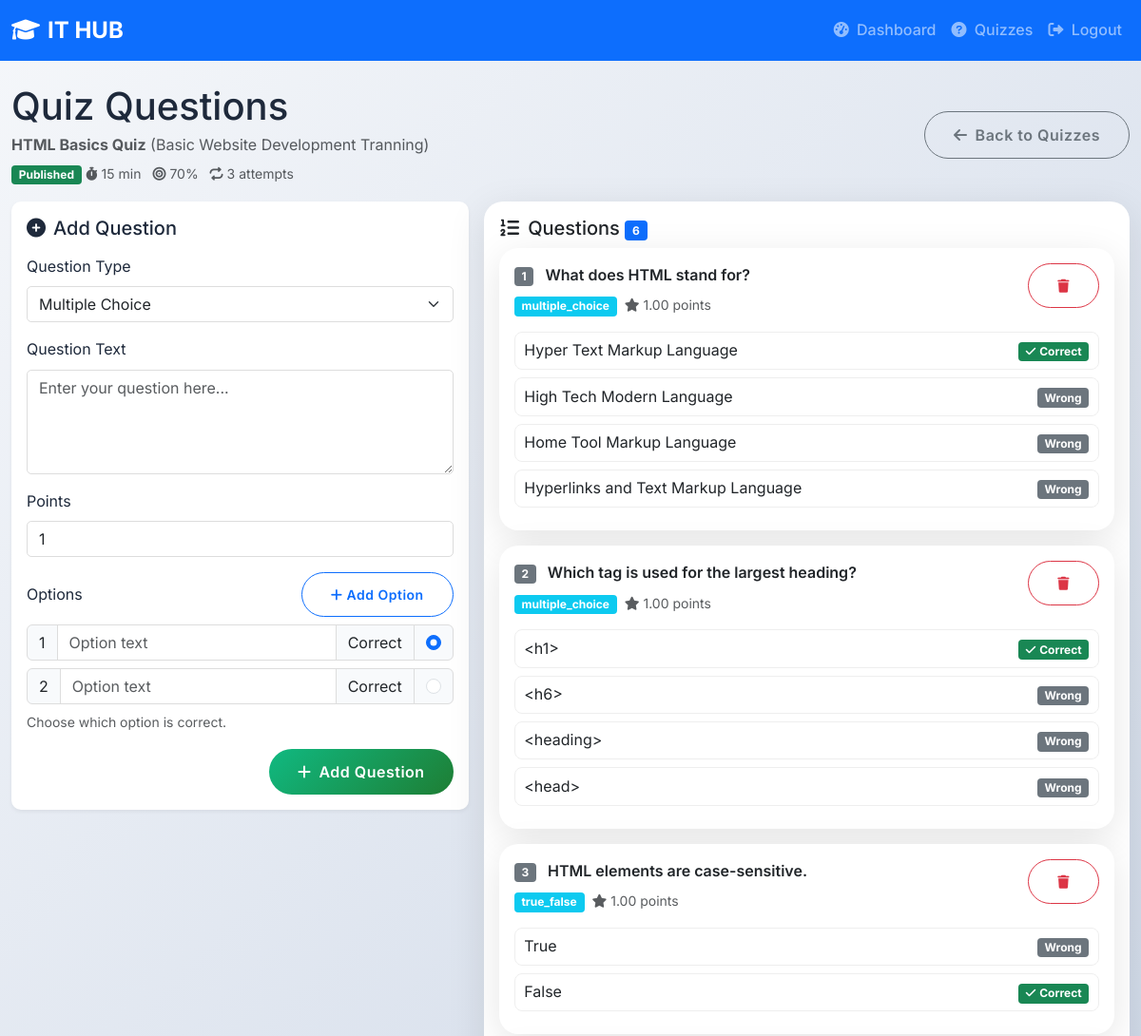
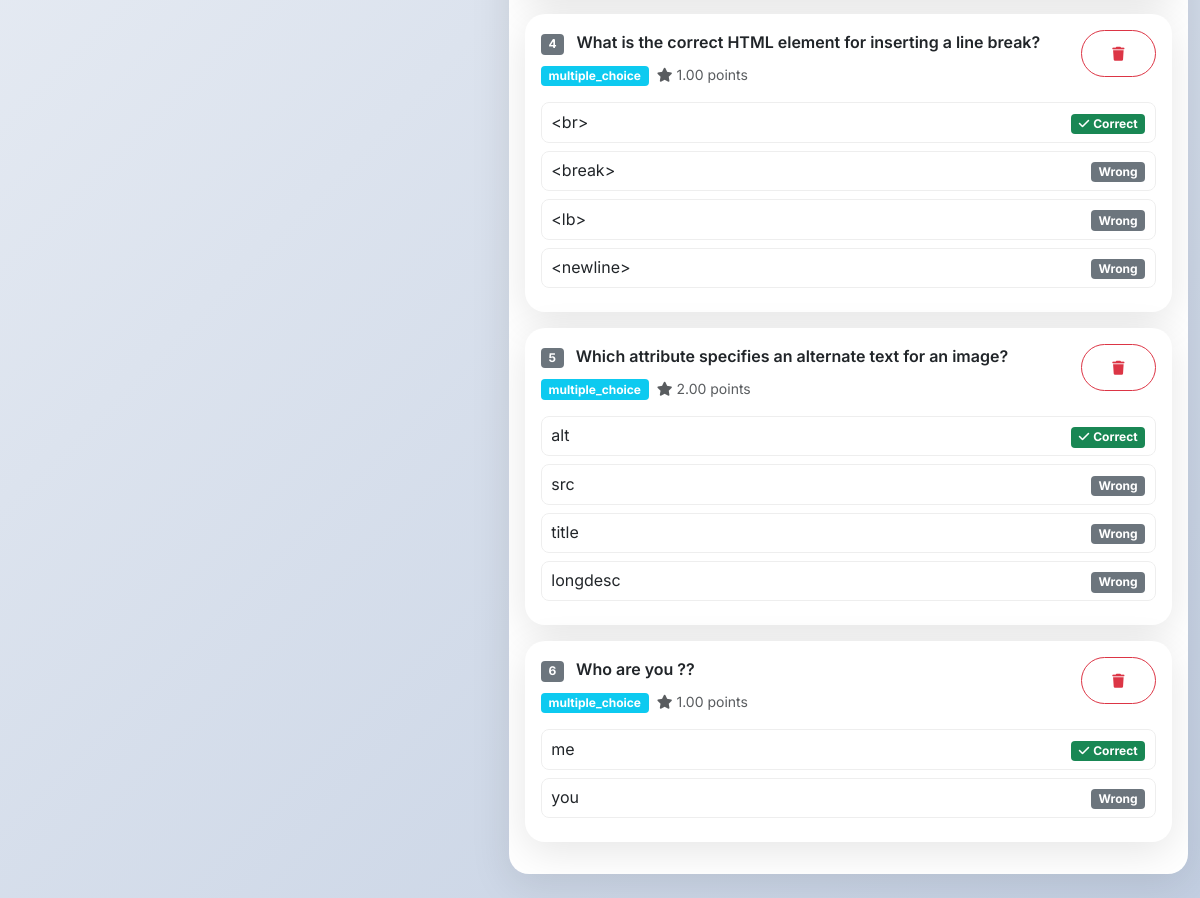
/instructor/quiz-questions.php?quiz_id=8 (signed in), run on the app's committed database (2 pictures, top to bottom).
### tables this page shows
CREATE TABLE `quizzes` (
  `id` int(11) NOT NULL AUTO_INCREMENT,
  `course_id` int(11) NOT NULL,
  `lesson_id` int(11) DEFAULT NULL,
  `title` varchar(255) NOT NULL,
  `description` text DEFAULT NULL,
  `time_limit` int(11) DEFAULT NULL,
  `attempts_allowed` int(11) DEFAULT 3,
  `passing_score` decimal(5,2) DEFAULT 70.00,
  `randomize_questions` tinyint(1) DEFAULT 0,
  `show_correct_answers` tinyint(1) DEFAULT 1,
  `status` enum('draft','published') DEFAULT 'draft',
  `created_at` timestamp NOT NULL DEFAULT current_timestamp(),
  `updated_at` timestamp NOT NULL DEFAULT current_timestamp() ON UPDATE current_timestamp(),
  `max_attempts` int(11) DEFAULT 3,
  `time_limit_minutes` int(11) DEFAULT 60,
  PRIMARY KEY (`id`),
  KEY `idx_course_id` (`course_id`),
  KEY `idx_lesson_id` (`lesson_id`),
  KEY `idx_status` (`status`),
  KEY `idx_quizzes_course` (`course_id`),
  KEY `idx_quizzes_status` (`status`)
);

CREATE TABLE `courses_new` (
  `id` int(11) NOT NULL AUTO_INCREMENT,
  `title` varchar(200) NOT NULL,
  `description` text NOT NULL,
  `category_id` int(11) DEFAULT NULL,
  `instructor_id` int(11) DEFAULT NULL,
  `thumbnail` varchar(255) DEFAULT NULL,
  `price` decimal(10,2) DEFAULT 0.00,
  `duration_hours` int(11) DEFAULT 0,
  `difficulty_level` enum('beginner','intermediate','advanced') DEFAULT 'beginner',
  `status` enum('draft','published','archived') DEFAULT 'draft',
  `max_students` int(11) DEFAULT 0,
  `prerequisites` text DEFAULT NULL,
  `enrollment_count` int(11) DEFAULT 0,
  `created_at` timestamp NOT NULL DEFAULT current_timestamp(),
  `updated_at` timestamp NOT NULL DEFAULT current_timestamp() ON UPDATE current_timestamp(),
  PRIMARY KEY (`id`)
);

CREATE TABLE `quiz_questions` (
  `id` int(11) NOT NULL AUTO_INCREMENT,
  `quiz_id` int(11) NOT NULL,
  `question_text` text NOT NULL,
  `question_type` enum('multiple_choice','true_false','short_answer') DEFAULT 'multiple_choice',
  `points` decimal(5,2) DEFAULT 1.00,
  `question_order` int(11) DEFAULT 0,
  `explanation` text DEFAULT NULL,
  `sort_order` int(11) DEFAULT 0,
  `created_at` timestamp NOT NULL DEFAULT current_timestamp(),
  PRIMARY KEY (`id`),
  KEY `idx_quiz_id` (`quiz_id`),
  KEY `idx_sort_order` (`sort_order`),
  KEY `idx_question_order` (`question_order`),
  KEY `idx_quiz_questions_quiz` (`quiz_id`)
);

CREATE TABLE `quiz_options` (
  `id` int(11) NOT NULL AUTO_INCREMENT,
  `question_id` int(11) NOT NULL,
  `option_text` text NOT NULL,
  `is_correct` tinyint(1) DEFAULT 0,
  `option_order` int(11) DEFAULT 0,
  `created_at` timestamp NOT NULL DEFAULT current_timestamp(),
  PRIMARY KEY (`id`),
  KEY `idx_question_order` (`question_id`,`option_order`),
  KEY `idx_quiz_options_question` (`question_id`),
  CONSTRAINT `quiz_options_ibfk_1` FOREIGN KEY (`question_id`) REFERENCES `quiz_questions` (`id`) ON DELETE CASCADE
);

### instructor/quiz-questions.php (the view, shortened to what this page needs)
<?php
$instructorId = $_SESSION['user_id'];
$quizId = (int)($_GET['quiz_id'] ?? 0);
$conn = connectDB();
$stmt = $conn->prepare("
    SELECT q.id, q.title, q.description, q.status, q.course_id, q.time_limit_minutes, q.passing_score, q.max_attempts, c.title as course_title
    FROM quizzes q
    JOIN courses_new c ON c.id = q.course_id
    WHERE q.id = ? AND c.instructor_id = ?
");
$stmt->bind_param('ii', $quizId, $instructorId);
$stmt->execute();
$quiz = $stmt->get_result()->fetch_assoc();
$stmt = $conn->prepare("
    SELECT id, quiz_id, question_text, question_type, points, question_order, created_at
    FROM quiz_questions
    WHERE quiz_id = ?
    ORDER BY question_order ASC, id ASC
");
$stmt->bind_param('i', $quizId);
$stmt->execute();
$questions = $stmt->get_result()->fetch_all(MYSQLI_ASSOC);
$optionsByQuestion = [];
if (!empty($questions)) {
    foreach ($questions as $q) {
        $qid = (int)$q['id'];
        $stmt = $conn->prepare("SELECT id, question_id, option_text, is_correct, option_order FROM quiz_options WHERE question_id = ? ORDER BY option_order ASC, id ASC");
        $stmt->bind_param('i', $qid);
        $stmt->execute();
        $optionsByQuestion[$qid] = $stmt->get_result()->fetch_all(MYSQLI_ASSOC);
    }
}
?>
<!DOCTYPE html>
<html lang="en">
<head>
    <link href="https://cdn.jsdelivr.net/npm/bootstrap@5.3.0/dist/css/bootstrap.min.css" rel="stylesheet">
    <link href="https://cdnjs.cloudflare.com/ajax/libs/font-awesome/6.0.0/css/all.min.css" rel="stylesheet">
    <link href="../assets/css/style.css" rel="stylesheet">
</head>
<body>
    <nav class="navbar navbar-expand-lg navbar-dark bg-primary">
        <div class="container-fluid">
            <a class="navbar-brand" href="../dashboard.php">
                <i class="fas fa-graduation-cap me-2"></i>IT HUB
            </a>
            <div class="navbar-nav ms-auto">
                <a class="nav-link" href="dashboard.php"><i class="fas fa-tachometer-alt me-1"></i> Dashboard</a>
                <a class="nav-link" href="quizzes.php"><i class="fas fa-question-circle me-1"></i> Quizzes</a>
                <a class="nav-link" href="../logout.php"><i class="fas fa-sign-out-alt me-1"></i> Logout</a>
            </div>
        </div>
    </nav>
    <div class="container-fluid py-4">
        <div class="row">
            <div class="col-md-12">
                <div class="d-flex justify-content-between align-items-center mb-3">
                    <div>
                        <h1 class="mb-1">Quiz Questions</h1>
                        <div class="text-muted">
                            <strong><?php echo htmlspecialchars($quiz['title']); ?></strong>
                            <span class="text-muted">(<?php echo htmlspecialchars($quiz['course_title']); ?>)</span>
                        </div>
                        <div class="mt-1">
                            <span class="badge bg-<?php echo ($quiz['status'] ?? '') === 'published' ? 'success' : 'warning'; ?>">
                                <?php echo ucfirst($quiz['status'] ?? 'draft'); ?>
                            </span>
                            <span class="text-muted small">
                                <i class="fas fa-stopwatch me-1"></i><?php echo (int)($quiz['time_limit_minutes'] ?? 0); ?> min
                                <i class="fas fa-bullseye ms-2 me-1"></i><?php echo (float)($quiz['passing_score'] ?? 0); ?>%
                                <i class="fas fa-repeat ms-2 me-1"></i><?php echo (int)($quiz['max_attempts'] ?? 0); ?> attempts
                            </span>
                        </div>
                    </div>
                    <div class="d-flex gap-2">
                        <a href="quizzes.php" class="btn btn-outline-secondary">
                            <i class="fas fa-arrow-left me-2"></i>Back to Quizzes
                        </a>
                    </div>
                </div>
                <div class="row g-3">
                    <div class="col-md-5">
                        <div class="card-soft">
                            <h5 class="mb-3">
                                <i class="fas fa-plus-circle me-2"></i>Add Question
                            </h5>
                            <form id="questionForm">
                                <div class="mb-3">
                                    <label class="form-label">Question Type</label>
                                    <select class="form-select" name="question_type" id="questionType">
                                        <option value="multiple_choice">Multiple Choice</option>
                                    </select>
                                </div>
                                <div class="mb-3">
                                    <label class="form-label">Question Text</label>
                                    <textarea class="form-control" name="question_text" id="questionText" rows="4" required placeholder="Enter your question here..."></textarea>
                                </div>
                                <div class="mb-3">
                                    <label class="form-label">Points</label>
                                    <input type="number" step="0.01" min="0.01" class="form-control" name="points" value="1">
                                </div>
                                <div id="mcSection">
                                    <div class="mb-2 d-flex justify-content-between align-items-center">
                                        <label class="form-label mb-0">Options</label>
                                        <button type="button" class="btn btn-outline-primary btn-sm" id="addOptionBtn">
                                            <i class="fas fa-plus me-1"></i>Add Option
                                        </button>
                                    </div>
                                    <div id="optionsWrap">
                                        <div class="input-group mb-2">
                                            <span class="input-group-text">1</span>
                                            <input type="text" class="form-control" name="mc_option[]" placeholder="Option text" required>
                                            <span class="input-group-text">Correct</span>
                                            <span class="input-group-text">
                                                <input class="form-check-input mt-0" type="radio" name="mc_correct" value="0" checked>
                                            </span>
                                        </div>
                                        <div class="input-group mb-2">
                                            <span class="input-group-text">2</span>
                                            <input type="text" class="form-control" name="mc_option[]" placeholder="Option text" required>
                                            <span class="input-group-text">Correct</span>
                                            <span class="input-group-text">
                                                <input class="form-check-input mt-0" type="radio" name="mc_correct" value="1">
                                            </span>
                                        </div>
                                    </div>
                                    <div class="form-text">Choose which option is correct.</div>
                                </div>
                                <div class="d-flex justify-content-end mt-3">
                                    <button type="submit" class="btn btn-success" id="addQuestionBtn">
                                        <i class="fas fa-plus me-2"></i>Add Question
                                    </button>
                                </div>
                            </form>
                        </div>
                    </div>
                    <div class="col-md-7">
                        <div class="card">
                            <div class="card-body">
                                <h5 class="card-title">
                                    <i class="fas fa-list-ol me-2"></i>Questions
                                    <span class="badge bg-primary" id="questionCount"><?php echo count($questions); ?></span>
                                </h5>
                                <div id="questionsContainer">
                                    <?php if (empty($questions)): ?>
                                        <div class="text-center py-5 text-muted" id="noQuestionsMsg">
                                            <i class="fas fa-clipboard-question fa-4x mb-3"></i>
                                            <h4>No questions yet</h4>
                                            <p>Add your first question using the form on the left!</p>
                                        </div>
                                    <?php else: ?>
                                        <?php foreach ($questions as $q): ?>
                                            <?php $qid = (int)$q['id']; ?>
                                            <div class="card mb-3 question-card" id="question-<?php echo $qid; ?>">
                                                <div class="card-body">
                                                    <div class="d-flex justify-content-between align-items-start">
                                                        <div class="flex-grow-1">
                                                            <div class="fw-semibold mb-2">
                                                                <span class="badge bg-secondary me-2"><?php echo (int)$q['question_order']; ?></span>
                                                                <?php echo htmlspecialchars($q['question_text']); ?>
                                                            </div>
                                                            <div class="text-muted small">
                                                                <span class="badge bg-info me-1"><?php echo htmlspecialchars($q['question_type']); ?></span>
                                                                <span><i class="fas fa-star me-1"></i><?php echo htmlspecialchars((string)$q['points']); ?> points</span>
                                                            </div>
                                                        </div>
                                                        <div class="ms-3">
                                                            <button class="btn btn-outline-danger btn-sm" onclick="deleteQuestion(<?php echo $qid; ?>)" title="Delete Question">
                                                                <i class="fas fa-trash"></i>
                                                            </button>
                                                        </div>
                                                    </div>
                                                    <?php if (($q['question_type'] ?? '') !== 'short_answer'): ?>
                                                        <div class="mt-3">
                                                            <?php foreach (($optionsByQuestion[$qid] ?? []) as $o): ?>
                                                                <div class="option-item">
                                                                    <div>
                                                                        <?php echo htmlspecialchars($o['option_text']); ?>
                                                                    </div>
                                                                    <div>
                                                                        <?php if ((int)$o['is_correct'] === 1): ?>
                                                                            <span class="badge bg-success"><i class="fas fa-check me-1"></i>Correct</span>
                                                                        <?php else: ?>
                                                                            <span class="badge bg-secondary">Wrong</span>
                                                                        <?php endif; ?>
                                                                    </div>
                                                                </div>
                                                            <?php endforeach; ?>
                                                        </div>
                                                    <?php else: ?>
                                                        <div class="mt-3 text-muted small">
                                                            <i class="fas fa-pen me-1"></i>Short answer: no options (manual review)
                                                        </div>
                                                    <?php endif; ?>
                                                </div>
                                            </div>
                                        <?php endforeach; ?>
                                    <?php endif; ?>
                                </div>
                            </div>
                        </div>
                    </div>
                </div>
            </div>
        </div>
    </div>
</body>
</html>

### data on the page
quizzes: title "HTML Basics Quiz", courses_new.title "Basic Website Development Tranning", status "Published", time_limit_minutes "15", passing_score "70", max_attempts "3"
quiz_questions: question_order "1", question_text "What does HTML stand for?", question_type "multiple_choice", points "1.00"
quiz_options: option_text "Hyper Text Markup Language", is_correct 1 (drawn)
quiz_options: option_text "High Tech Modern Language", is_correct "Wrong"
quiz_options: option_text "Home Tool Markup Language", is_correct "Wrong"
quiz_options: option_text "Hyperlinks and Text Markup Language", is_correct "Wrong"
quiz_questions: question_order "2", question_text "Which tag is used for the largest heading?", question_type "multiple_choice", points "1.00"
quiz_options: option_text "<h1>", is_correct 1 (drawn)
quiz_options: option_text "<h6>", is_correct "Wrong"
quiz_options: option_text "<heading>", is_correct "Wrong"
quiz_options: option_text "<head>", is_correct "Wrong"
quiz_questions: question_order "3", question_text "HTML elements are case-sensitive.", question_type "true_false", points "1.00"
quiz_options: option_text "True", is_correct "Wrong"
quiz_options: option_text "False", is_correct 1 (drawn)
quiz_questions: question_order "4", question_text "What is the correct HTML element for inserting a line break?", question_type "multiple_choice", points "1.00"
quiz_options: option_text "<br>", is_correct 1 (drawn)
quiz_options: option_text "<break>", is_correct "Wrong"
quiz_options: option_text "<lb>", is_correct "Wrong"
quiz_options: option_text "<newline>", is_correct "Wrong"
quiz_questions: question_order "5", question_text "Which attribute specifies an alternate text for an image?", question_type "multiple_choice", points "2.00"
quiz_options: option_text "alt", is_correct 1 (drawn)
quiz_options: option_text "src", is_correct "Wrong"
quiz_options: option_text "title", is_correct "Wrong"
quiz_options: option_text "longdesc", is_correct "Wrong"
quiz_questions: question_order "6", question_text "Who are you ??", question_type "multiple_choice", points "1.00"
quiz_options: option_text "me", is_correct 1 (drawn)
quiz_options: option_text "you", is_correct "Wrong"

### other printed values
count($questions) "6"
